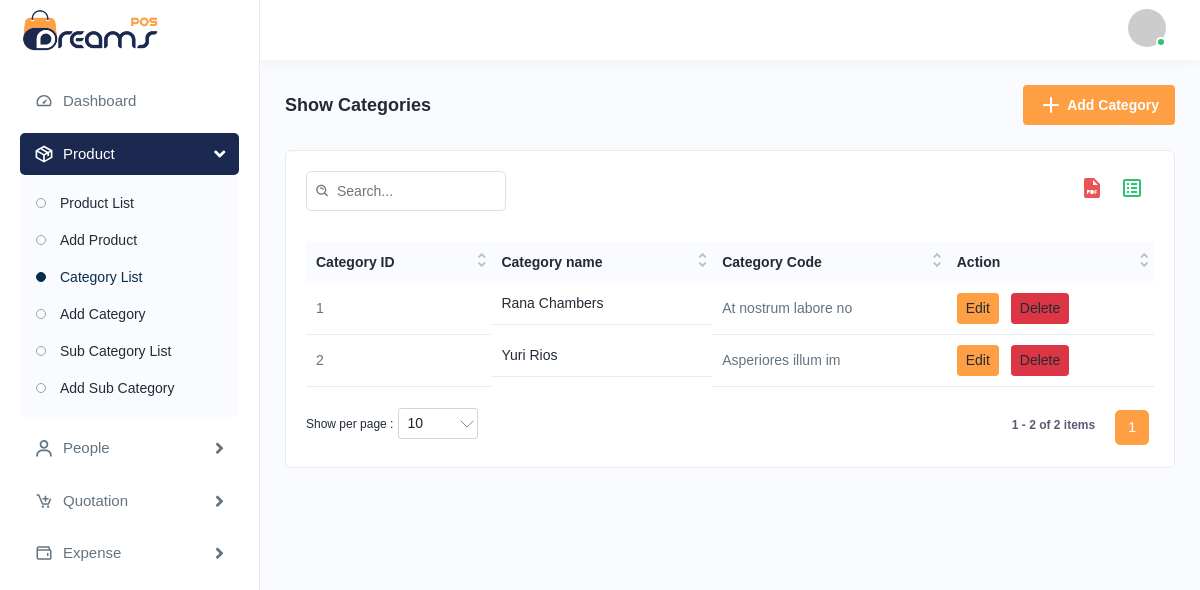
Page /categories/ (signed in) on the committed database.
### mainapp/models.py (models this page shows)
class Category(models.Model):
    name = models.CharField(max_length=255)
    code = models.CharField(max_length=255, unique=True)
    created_at = models.DateTimeField(auto_now_add=True)
    updated_at = models.DateTimeField(auto_now=True)

### mainapp/views.py (the view)
# urls.py: path("categories/", views.categories_index, name="categories_index"),
@login_required
def categories_index(request):
    categories = Category.objects.all().order_by("name")
    return render(request, "categorylist.html", {"categories": categories})

### mainapp/templates/categorylist.html (shortened to what this page needs)
{% extends "base.html" %}
{% load static %}
{% block content %}
           <div class="page-header">
                    <div class="page-title">
                        <h4>Show Categories</h4>
                    </div>
                    <div class="page-btn">
                        <a href="{% url 'categories_create' %}" class="btn btn-added">
                            <img src="{% static 'img/icons/plus.svg' %}" class="me-1" alt="img">Add Category
                        </a>
                    </div>
                </div>
                <div class="card">
                    <div class="card-body">
                        <div class="table-top">
                            <div class="search-set">
                                <div class="search-input">
                                    <a class="btn btn-searchset"><img src="{% static 'img/icons/search-white.svg' %}"
                                            alt="img"></a>
                                </div>
                            </div>
                             <div class="wordset">
                <ul>
                    <li>
                        <a href="{% url 'export_categories_pdf' %}" data-bs-toggle="tooltip" title="Export to PDF">
                            <img src="{% static 'img/icons/pdf.svg' %}" alt="PDF">
                        </a>
                    </li>
                    <li>
                        <a href="{% url 'export_categories_excel' %}" data-bs-toggle="tooltip" title="Export to Excel">
                            <img src="{% static 'img/icons/excel.svg' %}" alt="Excel">
                        </a>
                    </li>
                </ul>
            </div>
                        </div>
                        <div class="table-responsive">
                            <table class="table datanew">
                                <thead>
                                    <tr>
                                        <th>Category ID</th>
                                        <th>Category name</th>
                                        <th>Category Code</th>
                                        <th>Action</th>
                                    </tr>
                                </thead>
                                <tbody>
                                    {% for category in categories %}
                                    <tr>
                                        <td>{{ category.id }}</td>
                                        <td class="productimgname">
                                            <a href="javascript:void(0);">{{ category.name }}</a>
                                        </td>
                                        <td>{{ category.code }}</td>
                                        <td>
                                            <a href="{% url 'categories_edit' category.id %}"
                                                class="btn btn-sm btn-primary me-2">
                                                Edit
                                            </a>
                                            <a href="{% url 'categories_delete' category.id %}"
                                                class="btn btn-sm btn-danger">Delete</a>
                                        </td>
                                    </tr>
                                    {% empty %}
                                    <tr>
                                        <td colspan="4" class="text-center">No categories found.</td>
                                    </tr>
                                    {% endfor %}
                                </tbody>
                            </table>
                        </div>
                    </div>
                </div>
{% endblock %}

### rows in the picture
Category: id "1", name "Rana Chambers", code "At nostrum labore no"
Category: id "2", name "Yuri Rios", code "Asperiores illum im"
